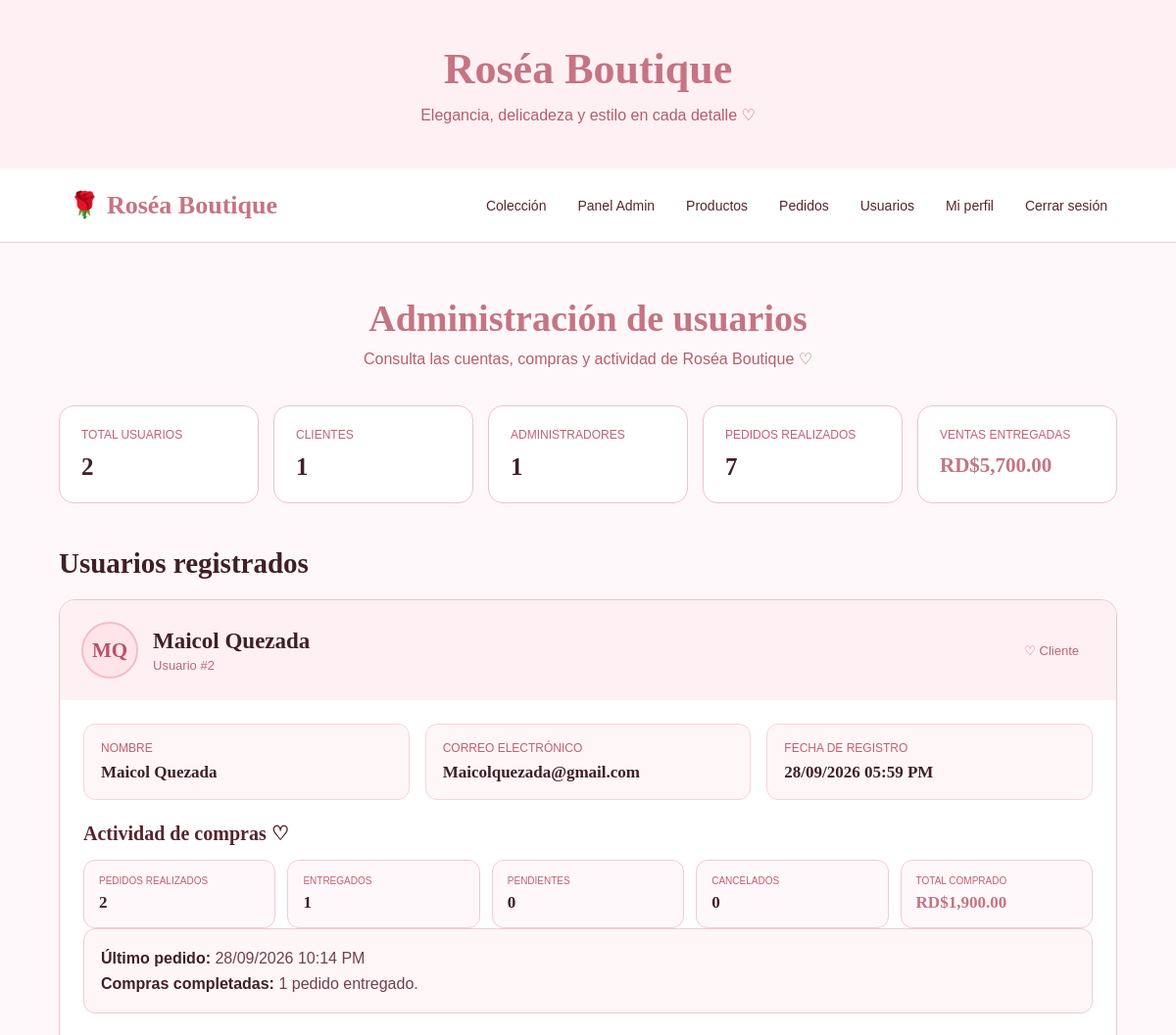
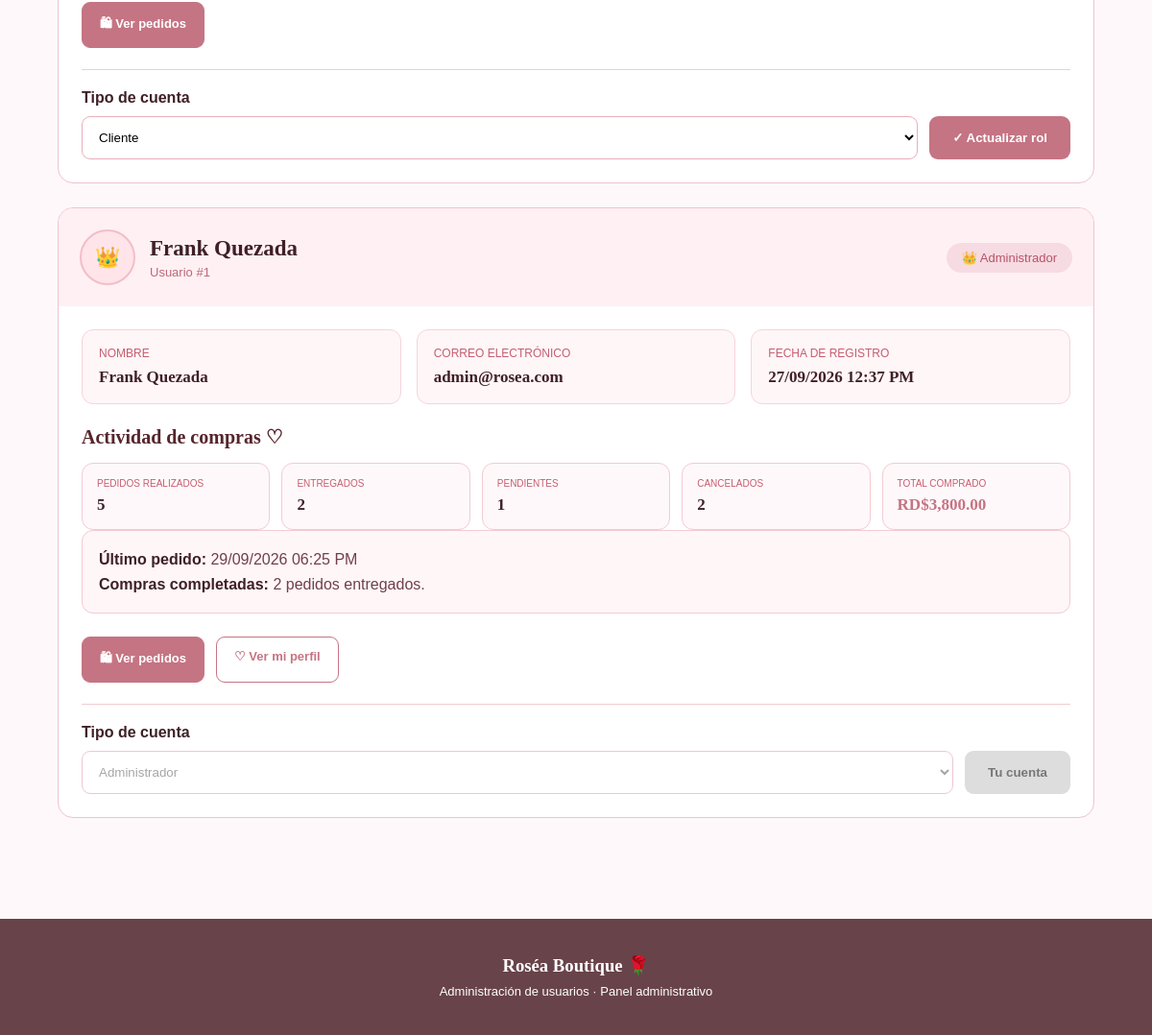
Page /admin_usuarios.php (signed in) on the committed database (2 pictures, top to bottom).
### tables this page shows
CREATE TABLE `usuarios` (
  `id_usuario` int(11) NOT NULL,
  `nombre` varchar(100) NOT NULL,
  `apellido` varchar(100) NOT NULL,
  `email` varchar(150) NOT NULL,
  `password` varchar(255) NOT NULL,
  `rol` enum('cliente','admin') NOT NULL DEFAULT 'cliente',
  `fecha_registro` timestamp NOT NULL DEFAULT current_timestamp()
);

### admin_usuarios.php (the view, shortened to what this page needs)
<?php
require_once __DIR__ . '/config/conexion.php';
try {
    $sql = "
        SELECT
            u.id_usuario,
            u.nombre,
            u.apellido,
            u.email,
            u.rol,
            u.fecha_registro,
            COUNT(p.id_pedido) AS total_pedidos,
            COALESCE(
                SUM(
                    CASE
                        WHEN LOWER(p.estado) = 'entregado'
                        THEN 1
                        ELSE 0
                    END
                ),
                0
            ) AS pedidos_entregados,
            COALESCE(
                SUM(
                    CASE
                        WHEN LOWER(p.estado) = 'pendiente'
                        THEN 1
                        ELSE 0
                    END
                ),
                0
            ) AS pedidos_pendientes,
            COALESCE(
                SUM(
                    CASE
                        WHEN LOWER(p.estado) = 'cancelado'
                        THEN 1
                        ELSE 0
                    END
                ),
                0
            ) AS pedidos_cancelados,
            COALESCE(
                SUM(
                    CASE
                        WHEN LOWER(p.estado) = 'entregado'
                        THEN p.total
                        ELSE 0
                    END
                ),
                0
            ) AS total_comprado,
            MAX(p.fecha_pedido) AS ultimo_pedido
        FROM usuarios u
        LEFT JOIN pedidos p
            ON p.id_usuario = u.id_usuario
        GROUP BY
            u.id_usuario,
            u.nombre,
            u.apellido,
            u.email,
            u.rol,
            u.fecha_registro
        ORDER BY u.id_usuario DESC
    ";
    $stmt = $conexion->prepare($sql);
    $stmt->execute();
    $usuarios = $stmt->fetchAll(PDO::FETCH_ASSOC);
} catch (PDOException $e) {
    die(
        "Error al obtener los usuarios: " .
        $e->getMessage()
    );
}
$totalUsuarios = count($usuarios);
$totalClientes = 0;
$totalAdmins = 0;
$totalPedidosGeneral = 0;
$totalVentasGeneral = 0;
foreach ($usuarios as $usuario) {
    if (strtolower($usuario['rol']) === 'admin') {
        $totalAdmins++;
    } else {
        $totalClientes++;
    }
    $totalPedidosGeneral += (int) $usuario['total_pedidos'];
    $totalVentasGeneral += (float) $usuario['total_comprado'];
}
function e($valor)
{
    return htmlspecialchars(
        (string) $valor,
        ENT_QUOTES,
        'UTF-8'
    );
}
function formatearFechaUsuario($fecha)
{
    $timestamp = strtotime($fecha);
    return date('d/m/Y h:i A', $timestamp);
}
function dinero($monto)
{
    return 'RD$' . number_format(
        (float) $monto,
        2,
        '.',
        ','
    );
}
function inicialesUsuario($nombre, $apellido)
{
    $inicialNombre = !empty($nombre)
        ? strtoupper(substr($nombre, 0, 1))
        : '';
    $inicialApellido = !empty($apellido)
        ? strtoupper(substr($apellido, 0, 1))
        : '';
    return $inicialNombre . $inicialApellido;
}
?>
<!DOCTYPE html>
<html lang="es">
<head>
</head>
<body>
<header class="hero">
    <h1>Roséa Boutique</h1>
    <p>
        Elegancia, delicadeza y estilo en cada detalle ♡
    </p>
</header>
<nav class="navbar">
<div class="nav-container">
    <div class="logo">
        🌹 Roséa Boutique
    </div>
    <div class="nav-links">
        <a href="productos.php">
            Colección
        </a>
        <a href="admin.php">
            Panel Admin
        </a>
        <a href="admin_productos.php">
            Productos
        </a>
        <a href="admin_pedidos.php">
            Pedidos
        </a>
        <a href="admin_usuarios.php">
            Usuarios
        </a>
        <a href="perfil.php">
            Mi perfil
        </a>
        <a href="logout.php">
            Cerrar sesión
        </a>
    </div>
</div>
</nav>
<main class="container">
<div class="page-title">
    <h2>
        Administración de usuarios
    </h2>
    <p>
        Consulta las cuentas, compras y actividad de Roséa Boutique ♡
    </p>
</div>
<section class="stats">
    <div class="stat-card">
        <span>
            Total usuarios
        </span>
        <strong>
            <?php echo $totalUsuarios; ?>
        </strong>
    </div>
    <div class="stat-card">
        <span>
            Clientes
        </span>
        <strong>
            <?php echo $totalClientes; ?>
        </strong>
    </div>
    <div class="stat-card">
        <span>
            Administradores
        </span>
        <strong>
            <?php echo $totalAdmins; ?>
        </strong>
    </div>
    <div class="stat-card">
        <span>
            Pedidos realizados
        </span>
        <strong>
            <?php echo $totalPedidosGeneral; ?>
        </strong>
    </div>
    <div class="stat-card ventas">
        <span>
            Ventas entregadas
        </span>
        <strong>
            <?php echo dinero($totalVentasGeneral); ?>
        </strong>
    </div>
</section>
<h2 class="section-title">
    Usuarios registrados
</h2>
<?php if (count($usuarios) > 0): ?>
<?php foreach ($usuarios as $usuario): ?>
<?php
    $esAdmin =
        strtolower($usuario['rol']) === 'admin';
    $esMiCuenta =
        (int) $usuario['id_usuario']
        ===
        (int) $_SESSION['id_usuario'];
    $totalPedidos =
        (int) $usuario['total_pedidos'];
    $pedidosEntregados =
        (int) $usuario['pedidos_entregados'];
    $pedidosPendientes =
        (int) $usuario['pedidos_pendientes'];
    $pedidosCancelados =
        (int) $usuario['pedidos_cancelados'];
    $totalComprado =
        (float) $usuario['total_comprado'];
?>
<article class="usuario-card">
<div class="usuario-header">
<div class="usuario-identidad">
    <div class="avatar">
        <?php
        if ($esAdmin) {
            echo "👑";
        } else {
            echo e(
                inicialesUsuario(
                    $usuario['nombre'],
                    $usuario['apellido']
                )
            );
        }
        ?>
    </div>
    <div>
        <h3>
            <?php
            echo e(
                $usuario['nombre'] .
                ' ' .
                $usuario['apellido']
            );
            ?>
        </h3>
        <div class="usuario-id">
            Usuario #<?php
            echo (int) $usuario['id_usuario'];
            ?>
        </div>
    </div>
</div>
<?php if ($esAdmin): ?>
    <span class="badge badge-admin">
        👑 Administrador
    </span>
<?php else: ?>
    <span class="badge badge-cliente">
        ♡ Cliente
    </span>
<?php endif; ?>
</div>
<div class="usuario-body">
<div class="info-grid">
<div class="info-box">
    <span>
        Nombre
    </span>
    <strong>
        <?php
        echo e(
            $usuario['nombre'] .
            ' ' .
            $usuario['apellido']
        );
        ?>
    </strong>
</div>
<div class="info-box">
    <span>
        Correo electrónico
    </span>
    <strong>
        <?php
        echo e($usuario['email']);
        ?>
    </strong>
</div>
<div class="info-box">
    <span>
        Fecha de registro
    </span>
    <strong>
        <?php
        echo e(
            formatearFechaUsuario(
                $usuario['fecha_registro']
            )
        );
        ?>
    </strong>
</div>
</div>
<div class="compras-area">
    <h4 class="compras-title">
        Actividad de compras ♡
    </h4>
    <?php if ($totalPedidos > 0): ?>
    <div class="compras-grid">
        <div class="compra-box">
            <span>
                Pedidos realizados
            </span>
            <strong>
                <?php echo $totalPedidos; ?>
            </strong>
        </div>
        <div class="compra-box">
            <span>
                Entregados
            </span>
            <strong>
                <?php echo $pedidosEntregados; ?>
            </strong>
        </div>
        <div class="compra-box">
            <span>
                Pendientes
            </span>
            <strong>
                <?php echo $pedidosPendientes; ?>
            </strong>
        </div>
        <div class="compra-box">
            <span>
                Cancelados
            </span>
            <strong>
                <?php echo $pedidosCancelados; ?>
            </strong>
        </div>
        <div class="compra-box total-comprado">
            <span>
                Total comprado
            </span>
            <strong>
                <?php
                echo dinero($totalComprado);
                ?>
            </strong>
        </div>
    </div>
    <div class="resumen-cliente">
        <strong>
            Último pedido:
        </strong>
        <?php
        echo e(
            formatearFechaUsuario(
                $usuario['ultimo_pedido']
            )
        );
        ?>
        <br>
        <strong>
            Compras completadas:
        </strong>
        <?php
        echo $pedidosEntregados;
        ?>
        pedido<?php
        echo $pedidosEntregados === 1
            ? ''
            : 's';
        ?> entregado<?php
        echo $pedidosEntregados === 1
            ? ''
            : 's';
        ?>.
    </div>
    <?php else: ?>
        <div class="sin-pedidos">
            Este usuario todavía no ha realizado pedidos.
        </div>
    <?php endif; ?>
</div>
<div class="acciones-usuario">
    <?php if ($totalPedidos > 0): ?>
        <a
            href="admin_pedidos.php"
            class="btn-link btn-link-principal"
        >
            🛍 Ver pedidos
        </a>
    <?php endif; ?>
    <?php if ($esMiCuenta): ?>
        <a
            href="perfil.php"
            class="btn-link"
        >
            ♡ Ver mi perfil
        </a>
    <?php endif; ?>
</div>
<div class="role-area">
<?php if ($esMiCuenta): ?>
<label>
    Tipo de cuenta
</label>
<div class="role-form">
    <select disabled>
        <option>
            Administrador
        </option>
    </select>
    <button
        type="button"
        class="btn btn-disabled"
        disabled
    >
        Tu cuenta
    </button>
</div>
<?php else: ?>
<label>
    Tipo de cuenta
</label>
<form
    method="POST"
    class="role-form"
    onsubmit="return confirm('¿Confirmas que deseas cambiar el tipo de cuenta de este usuario?');"
>
<select
    name="rol"
    required
>
<option
    value="cliente"
    <?php
    if (
        strtolower($usuario['rol'])
        === 'cliente'
    ) {
        echo 'selected';
    }
    ?>
>
    Cliente
</option>
</select>
<button
    type="submit"
    class="btn"
>
    ✓ Actualizar rol
</button>
</form>
<?php endif; ?>
</div>
</div>
</article>
<?php endforeach; ?>
<?php else: ?>
<div class="empty">
    No hay usuarios registrados.
</div>
<?php endif; ?>
</main>
<footer>
    <h3>
        Roséa Boutique 🌹
    </h3>
    <p>
        Administración de usuarios · Panel administrativo
    </p>
</footer>
</body>
</html>

### rows in the picture
usuarios: nombre+apellido "MQ", nombre+apellido "Maicol Quezada", id_usuario "2", shows "♡ Cliente", email "Maicolquezada@gmail.com", fecha_registro "28/09/2026 05:59 PM", totalPedidos "2", pedidosEntregados "1", pedidosPendientes "0", pedidosCancelados "0", totalComprado "RD$1,900.00", ultimo_pedido "28/09/2026 10:14 PM", rol "Cliente"
usuarios: nombre+apellido "Frank Quezada", id_usuario "1", rol "👑 Administrador", email "admin@rosea.com", fecha_registro "27/09/2026 12:37 PM", totalPedidos "5", pedidosEntregados "2", pedidosPendientes "1", pedidosCancelados "2", totalComprado "RD$3,800.00", ultimo_pedido "29/09/2026 06:25 PM", shows "♡ Ver mi perfil"

### other values in the picture
$totalUsuarios "2"
$totalClientes "1"
$totalAdmins "1"
$totalPedidosGeneral "7"
dinero($totalVentasGeneral) "RD$5,700.00"
